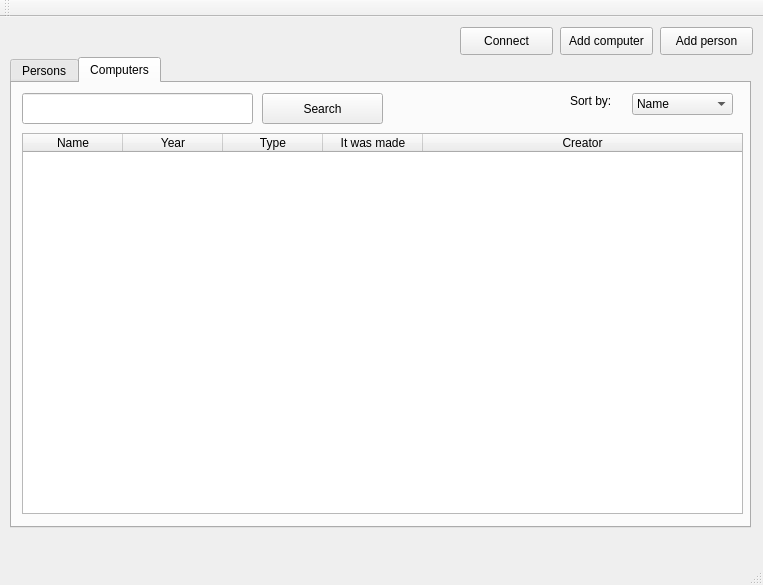
<?xml version="1.0" encoding="UTF-8"?>
<ui version="4.0">
 <class>MainWindow</class>
 <widget class="QMainWindow" name="MainWindow">
  <property name="geometry">
   <rect>
    <x>0</x>
    <y>0</y>
    <width>763</width>
    <height>585</height>
   </rect>
  </property>
  <property name="windowTitle">
   <string>MainWindow</string>
  </property>
  <widget class="QWidget" name="centralWidget">
   <widget class="QTabWidget" name="tabWidget">
    <property name="geometry">
     <rect>
      <x>10</x>
      <y>40</y>
      <width>741</width>
      <height>471</height>
     </rect>
    </property>
    <property name="currentIndex">
     <number>1</number>
    </property>
    <widget class="QWidget" name="Persons">
     <attribute name="title">
      <string>Persons</string>
     </attribute>
     <widget class="QTableWidget" name="tablePersons">
      <property name="geometry">
       <rect>
        <x>10</x>
        <y>50</y>
        <width>721</width>
        <height>381</height>
       </rect>
      </property>
      <attribute name="horizontalHeaderCascadingSectionResizes">
       <bool>false</bool>
      </attribute>
      <attribute name="horizontalHeaderStretchLastSection">
       <bool>true</bool>
      </attribute>
      <attribute name="verticalHeaderCascadingSectionResizes">
       <bool>false</bool>
      </attribute>
      <attribute name="verticalHeaderMinimumSectionSize">
       <number>25</number>
      </attribute>
      <column>
       <property name="text">
        <string>Name</string>
       </property>
      </column>
      <column>
       <property name="text">
        <string>Gender</string>
       </property>
      </column>
      <column>
       <property name="text">
        <string>Year of birth</string>
       </property>
      </column>
      <column>
       <property name="text">
        <string>Year of death</string>
       </property>
      </column>
      <column>
       <property name="text">
        <string>Computer</string>
       </property>
      </column>
     </widget>
     <widget class="QLineEdit" name="search_person">
      <property name="geometry">
       <rect>
        <x>10</x>
        <y>11</y>
        <width>231</width>
        <height>31</height>
       </rect>
      </property>
     </widget>
     <widget class="QPushButton" name="searchPersonButton">
      <property name="geometry">
       <rect>
        <x>250</x>
        <y>10</y>
        <width>121</width>
        <height>31</height>
       </rect>
      </property>
      <property name="text">
       <string>Search</string>
      </property>
     </widget>
     <widget class="QComboBox" name="dropdownList_persons">
      <property name="geometry">
       <rect>
        <x>622</x>
        <y>10</y>
        <width>101</width>
        <height>22</height>
       </rect>
      </property>
      <item>
       <property name="text">
        <string>Name</string>
       </property>
      </item>
      <item>
       <property name="text">
        <string>Gender</string>
       </property>
      </item>
      <item>
       <property name="text">
        <string>Year of birth</string>
       </property>
      </item>
      <item>
       <property name="text">
        <string>Year of death</string>
       </property>
      </item>
     </widget>
     <widget class="QLabel" name="sortByLabel">
      <property name="geometry">
       <rect>
        <x>560</x>
        <y>10</y>
        <width>53</width>
        <height>16</height>
       </rect>
      </property>
      <property name="font">
       <font>
        <pointsize>9</pointsize>
       </font>
      </property>
      <property name="text">
       <string>Sort by:</string>
      </property>
     </widget>
    </widget>
    <widget class="QWidget" name="Computers">
     <attribute name="title">
      <string>Computers</string>
     </attribute>
     <widget class="QTableWidget" name="computerTable">
      <property name="geometry">
       <rect>
        <x>10</x>
        <y>50</y>
        <width>721</width>
        <height>381</height>
       </rect>
      </property>
      <attribute name="horizontalHeaderStretchLastSection">
       <bool>true</bool>
      </attribute>
      <column>
       <property name="text">
        <string>Name</string>
       </property>
      </column>
      <column>
       <property name="text">
        <string>Year</string>
       </property>
      </column>
      <column>
       <property name="text">
        <string>Type</string>
       </property>
      </column>
      <column>
       <property name="text">
        <string>It was made</string>
       </property>
      </column>
      <column>
       <property name="text">
        <string>Creator</string>
       </property>
      </column>
     </widget>
     <widget class="QLineEdit" name="search_computer">
      <property name="geometry">
       <rect>
        <x>10</x>
        <y>10</y>
        <width>231</width>
        <height>31</height>
       </rect>
      </property>
     </widget>
     <widget class="QPushButton" name="searchComputerButton">
      <property name="geometry">
       <rect>
        <x>250</x>
        <y>10</y>
        <width>121</width>
        <height>31</height>
       </rect>
      </property>
      <property name="text">
       <string>Search</string>
      </property>
     </widget>
     <widget class="QComboBox" name="dropdownList_computers">
      <property name="geometry">
       <rect>
        <x>620</x>
        <y>10</y>
        <width>101</width>
        <height>22</height>
       </rect>
      </property>
      <item>
       <property name="text">
        <string>Name</string>
       </property>
      </item>
      <item>
       <property name="text">
        <string>Year</string>
       </property>
      </item>
      <item>
       <property name="text">
        <string>Type</string>
       </property>
      </item>
      <item>
       <property name="text">
        <string>It was made</string>
       </property>
      </item>
     </widget>
     <widget class="QLabel" name="sortByLabel_2">
      <property name="geometry">
       <rect>
        <x>558</x>
        <y>10</y>
        <width>53</width>
        <height>16</height>
       </rect>
      </property>
      <property name="font">
       <font>
        <pointsize>9</pointsize>
       </font>
      </property>
      <property name="text">
       <string>Sort by:</string>
      </property>
     </widget>
    </widget>
   </widget>
   <widget class="QPushButton" name="connectButton_2">
    <property name="geometry">
     <rect>
      <x>460</x>
      <y>10</y>
      <width>93</width>
      <height>28</height>
     </rect>
    </property>
    <property name="text">
     <string>Connect</string>
    </property>
   </widget>
   <widget class="QPushButton" name="addPersonButton">
    <property name="geometry">
     <rect>
      <x>660</x>
      <y>10</y>
      <width>93</width>
      <height>28</height>
     </rect>
    </property>
    <property name="text">
     <string>Add person</string>
    </property>
   </widget>
   <widget class="QPushButton" name="addComputerButton">
    <property name="geometry">
     <rect>
      <x>560</x>
      <y>10</y>
      <width>93</width>
      <height>28</height>
     </rect>
    </property>
    <property name="text">
     <string>Add computer</string>
    </property>
   </widget>
  </widget>
  <widget class="QMenuBar" name="menuBar">
   <property name="geometry">
    <rect>
     <x>0</x>
     <y>0</y>
     <width>763</width>
     <height>26</height>
    </rect>
   </property>
  </widget>
  <widget class="QToolBar" name="mainToolBar">
   <attribute name="toolBarArea">
    <enum>TopToolBarArea</enum>
   </attribute>
   <attribute name="toolBarBreak">
    <bool>false</bool>
   </attribute>
  </widget>
  <widget class="QStatusBar" name="statusBar"/>
 </widget>
 <layoutdefault spacing="6" margin="11"/>
 <resources/>
 <connections/>
</ui>
